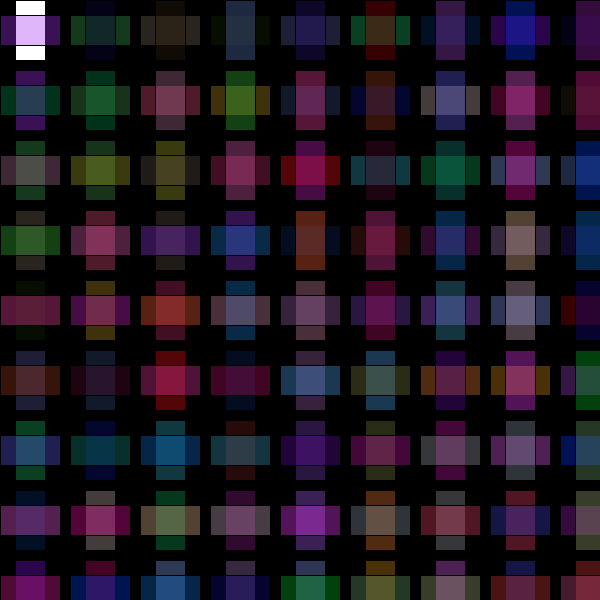
Frame 1 (no input)
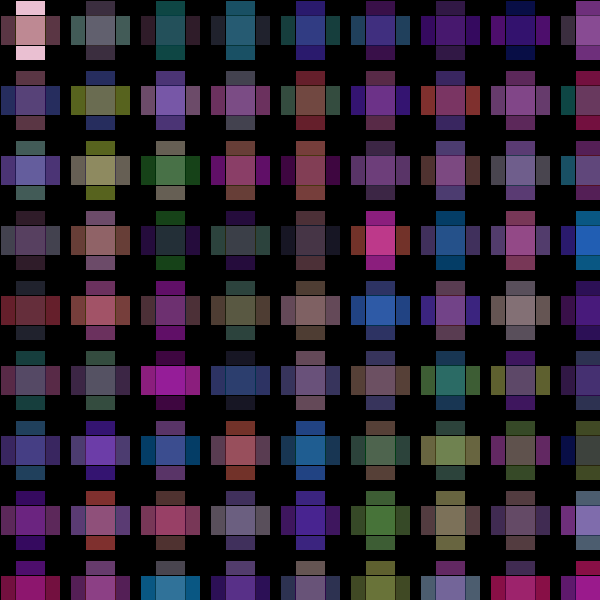
Frame 2 (the mouse pressed at the canvas centre, redrawn once)

The Processing sketch that drew these frames (run headless with seeded random() and noise(); the mouse was pressed at the canvas centre and the sketch redrawn once):

// Processing sketch: processing_143655
// ── processing_143655.pde

// Konkuk University
// Department of Dynamic Media
// SOS iDesign
// Name: LEE Hea Rin
// ID: LEE Hea Rin


void setup() {
  size(600, 600);
  background(0);
  noLoop();
}

void draw() {
  for (int i=30; i<width; i+=70) {
    for (int j=30; j<height; j+=70) {
      rectMode(CENTER);
      rect(i,j,30,60);  
      fill(random(255), random(190), random(255), 90);
      rect(j,i,60,30);
    }
  }
}  
